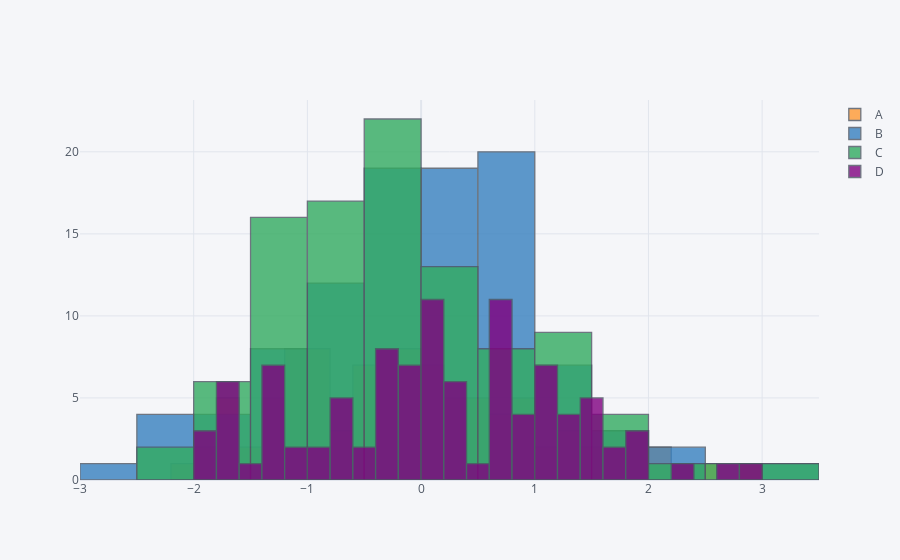

Notebook cell for this chart:
### Code cell
# histogram 
df1.iplot(kind='hist',bins = 25)
